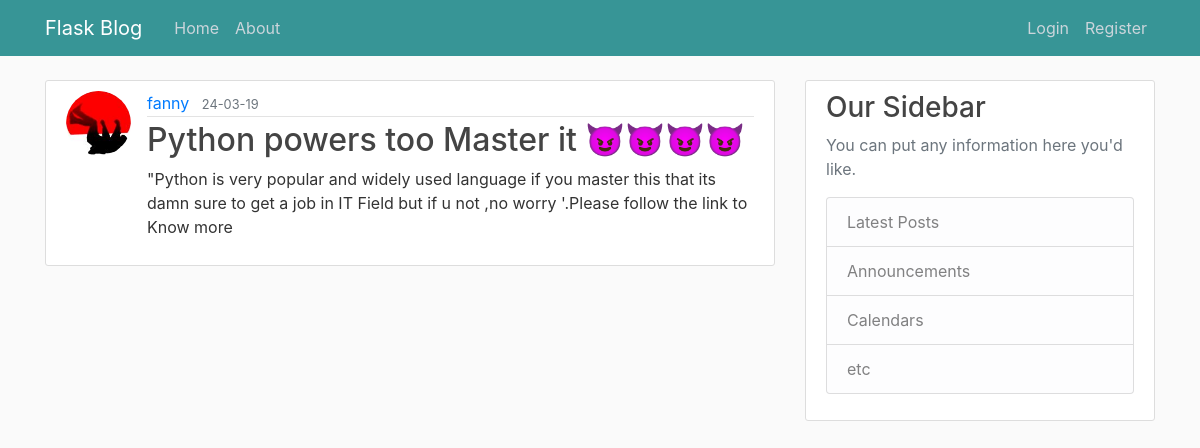
/post/1, run on the app's committed database.
### flashblog/models.py (models this page shows, shortened)
class User(db.Model,UserMixin):
    id=db.Column(db.Integer,primary_key=True)
    username=db.Column(db.String(20),unique=True,nullable=False)
    email=db.Column(db.String(120),unique=True,nullable=False)
    image_file=db.Column(db.String(20),nullable=False,default='default.jpg')
    password=db.Column(db.String(60),nullable=False)
    posts=db.relationship('Post',backref='author',lazy=True)

class Post(db.Model):
     id=db.Column(db.Integer,primary_key=True)
     title=db.Column(db.String(100),nullable=False)
     date_posted=db.Column(db.DateTime,nullable=False,default=datetime.utcnow)
     content=db.Column(db.Text,nullable=False)
     user_id=db.Column(db.Integer,db.ForeignKey('user.id'),nullable=False)

### flashblog/posts/routes.py (the view)
@posts.route("/post/<int:post_id>")
def post(post_id):
    post = Post.query.get_or_404(post_id)
    return render_template('post.html', title=post.title, post=post, post_id=post_id)

### flashblog/templates/post.html (shortened to what this page needs)
{% extends "layout.html" %}
{% block content %}
    <article class="media content-section">
      <img  class="rounded-circle article-img "src="{{url_for('static',filename='profile_pics/'+ post.author.image_file)}}" >
        <div class="media-body">
          <div class="article-metadata">
            <a class="mr-2" href="{{ url_for('users.user_posts', username=post.author.username) }}">{{ post.author.username }}</a>
            <small class="text-muted">{{ post.date_posted.strftime('%y-%m-%d') }}</small>
          </div>
          <h2 class="article-title">{{ post.title }}</h2>
          <p class="article-content">{{ post.content }}</p>
        </div>
      </article>
{% endblock content %}

### flashblog/static/main.css (style rules this page uses)
body { background: #fafafa; color: #333333; margin-top: 5rem; }
h1, h2, h3, h4, h5, h6 { color: #444444; }
.content-section { background: #ffffff; padding: 10px 20px; border: 1px solid #dddddd; border-radius: 3px; margin-bottom: 20px; }
.article-title { color: #444444; }
.article-content { white-space: pre-line; }
.article-img { height: 65px; width: 65px; margin-right: 16px; }
.article-metadata { padding-bottom: 1px; margin-bottom: 4px; border-bottom: 1px solid #e3e3e3 }

### data on the page
User: image_file (picture), author.username "fanny"
Post: date_posted "24-03-19", title "Python powers too Master it 😈😈😈😈", content "\"Python is very popular and widely used language if you master this that its damn sure to get a job in IT Field but if u not ,no worry '.Please follow the link to Know more"
